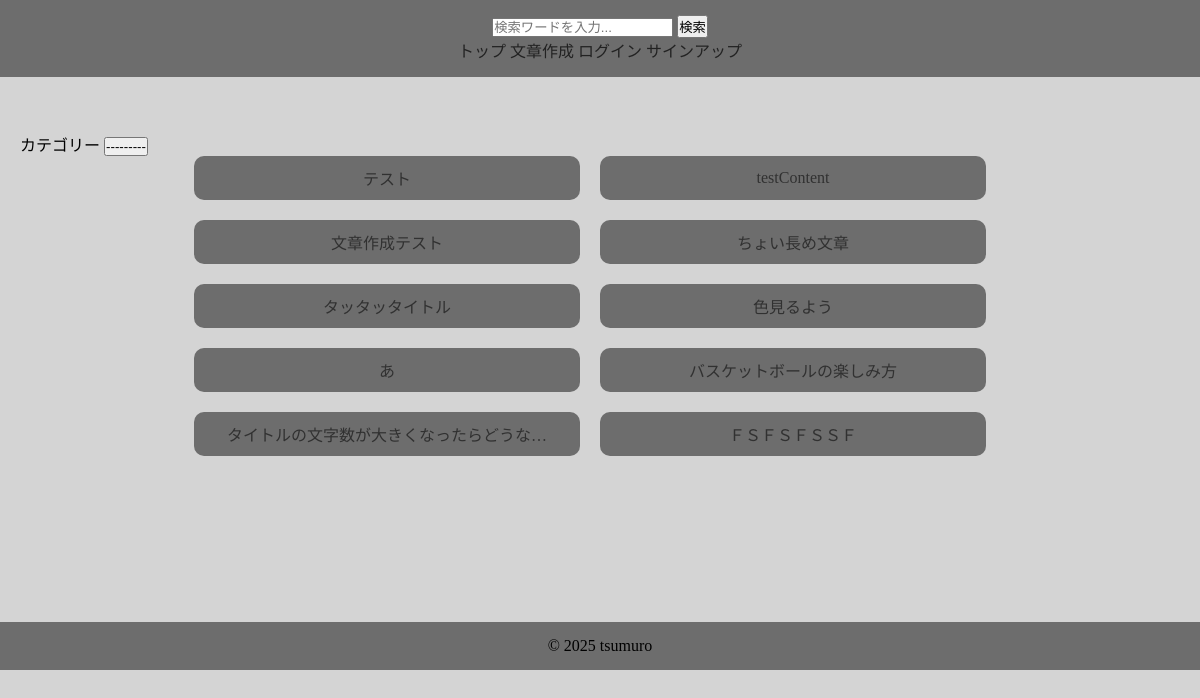
/content/typing_list/, run on an earlier commit of the app's database.
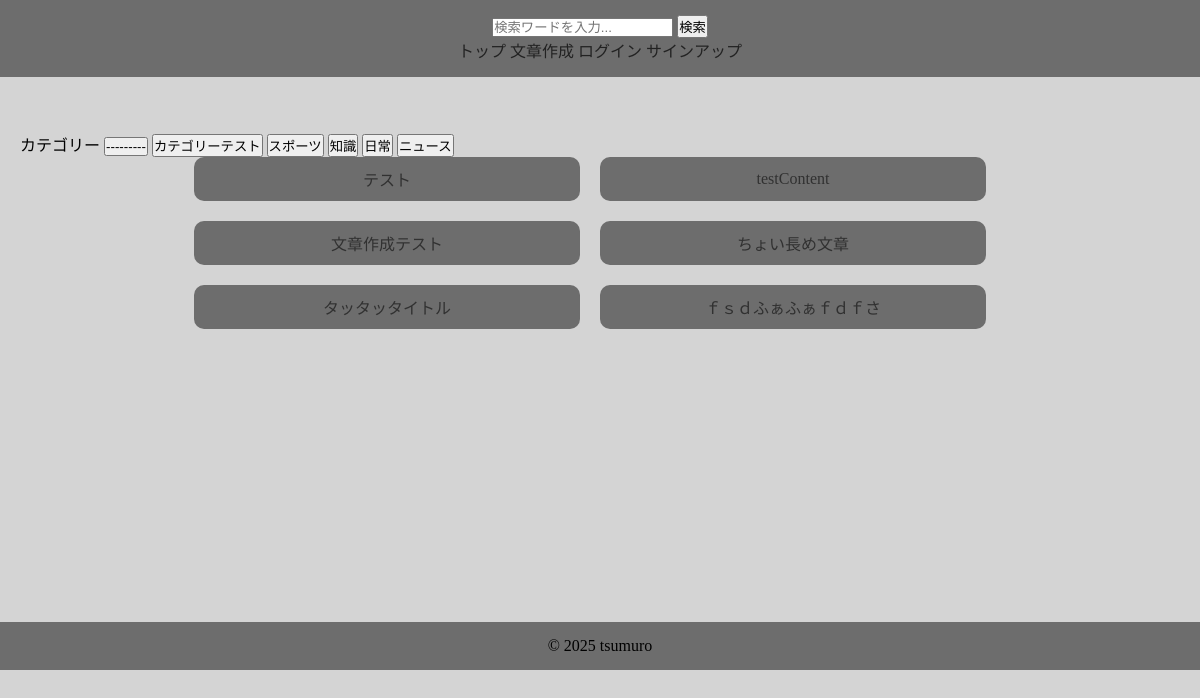
And on a later commit of the database.
### contentapp/models.py (models this page shows, shortened)
class Content(models.Model):
    user = models.ForeignKey(
        settings.AUTH_USER_MODEL,
        on_delete=models.SET_NULL,
        null=True,
        blank=True
    )
    title = models.CharField(max_length=30, unique=True)
    sentence = models.TextField()
    category = models.ForeignKey(
        Category,
        on_delete=models.SET_NULL,
        null=True,
        blank=True,
    )
    is_public = models.BooleanField(default=True)
    play_count = models.IntegerField(default=0)
    created_at = models.DateTimeField(auto_now_add=True)

class Category(models.Model):
    name = models.CharField(max_length=30, unique=True)

### contentapp/views.py (the view)
# urls.py: path('typing_list/', views.TypingListView.as_view(), name="typing_list"),
class TypingListView(generic.ListView):
    template_name = "typing_list.html"
    context_object_name = "typing_list"
    def get_queryset(self):
        queryset = Content.objects.filter(is_public=True)
        search = self.request.GET.get('search')
        if search:
            queryset = queryset.filter(title__icontains=search)
        category = self.request.GET.get('category')
        if category:
            queryset = queryset.filter(category=category)
        return queryset
    def get_context_data(self, **kwargs):
        context = super().get_context_data(**kwargs)
        context['categories'] = Category.objects.all()
        return context

### contentapp/templates/typing_list.html (shortened to what this page needs)
{% extends "base.html" %}
{% block contents %}
<form method="get">
    <label for="category">カテゴリー</label>
        <button type="submit" name="category" value="" selected>---------</button>
        {% for category in categories %}
            <button type="submit" name="category" value="{{ category.pk }}">{{ category.name }}</button>
        {% endfor %}
</form>
<ul class="list">
    {% for typing in typing_list %}
        <li><a href="{% url 'typingapp:typing' typing.pk %}">{{ typing.title|truncatechars:20 }}</a></li>
    {% endfor %}
</ul>
{% endblock %}

### typingapp/templates/base.html (shortened to what this page needs)
{% load static %}
<!DOCTYPE html>
<html lang="ja">
<head>
    <link rel="stylesheet" href="{% static "css/style.css" %}">
</head>
<body id="{% block page_id %}{% endblock %}">
<header>
    <form method="get" action="{% url "contentapp:typing_list" %}">
        <input type="text" name="search" placeholder="検索ワードを入力...">
        <button type="submit">検索</button>
    </form>
    <a href="{% url "typingapp:index" %}">トップ</a>
    <a href="{% url "contentapp:create_content" %}">文章作成</a>
    {% if user.is_authenticated %}
        <a href="{% url "accounts:logout" %}">ログアウト</a>
        <a href="{% url "contentapp:mypage" username=request.user.username %}">マイページ</a>
    {% else %}
        <a href="{% url "accounts:login" %}">ログイン</a>
        <a href="{% url "accounts:signup" %}">サインアップ</a>
    {% endif %}
</header>
<div id="content">
    {% block contents %}{% endblock %}
</div>
<footer>
    &copy; 2025 tsumuro
</footer>
</body>
</html>

### typingproject/static/css/style.css (style rules this page uses)
* { margin: 0; padding: 0; }
html, body { height: 100%; margin: 0; padding: 0; background-color: #d4d4d4; }
header, footer { background-color: #6d6d6d; text-align: center; padding: 15px; }
header a, header a:visited { text-decoration: none; color: #222222; transition: color 0.3s ease, opacity 0.3s ease; }
#content { padding: 20px 20px; margin-top: 35px; margin-bottom: 70px; min-height: 50vh; }
.list { display: flex; flex-wrap: wrap; list-style: none; padding: 0; margin: 0 auto; width: 70%; gap: 20px; }
.list li { flex: 0 0 calc(50% - 20px); text-align: center; background-color: #6d6d6d; padding: 10px; box-sizing: border-box; border-radius: 10px; transition: color 0.3s ease, opacity 0.3s ease; }
.list li a { display: flex; align-items: center; justify-content: center; width: 100%; height: 100%; text-decoration: none; color: #313131; box-sizing: border-box; border-radius: 10px; margin: auto; }

What changed in the data, as far as the page shows it:
removed Content: title "色見るよう"
removed Content: title "あ"
removed Content: title "バスケットボールの楽しみ方"
removed Content: title "タイトルの文字数が大きくなったらどうな…"
removed Content: title "ＦＳＦＳＦＳＳＦ"
added Category: {{ category.pk }} 1 (drawn), name "カテゴリーテスト"
added Category: {{ category.pk }} 2 (drawn), name "スポーツ"
added Category: {{ category.pk }} 3 (drawn), name "知識"
added Category: {{ category.pk }} 4 (drawn), name "日常"
added Category: {{ category.pk }} 5 (drawn), name "ニュース"
added Content: title "ｆｓｄふぁふぁｆｄｆさ"
